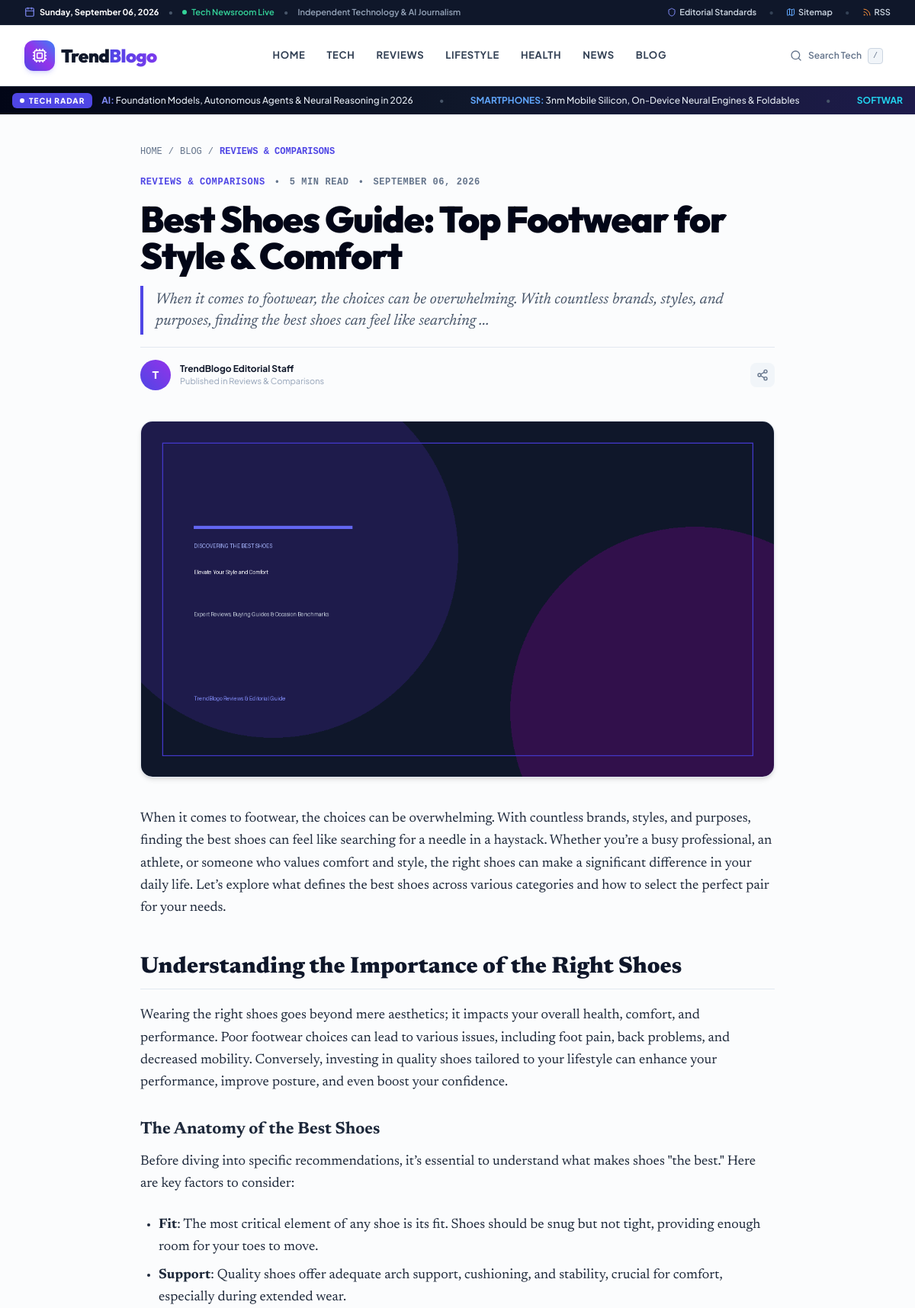
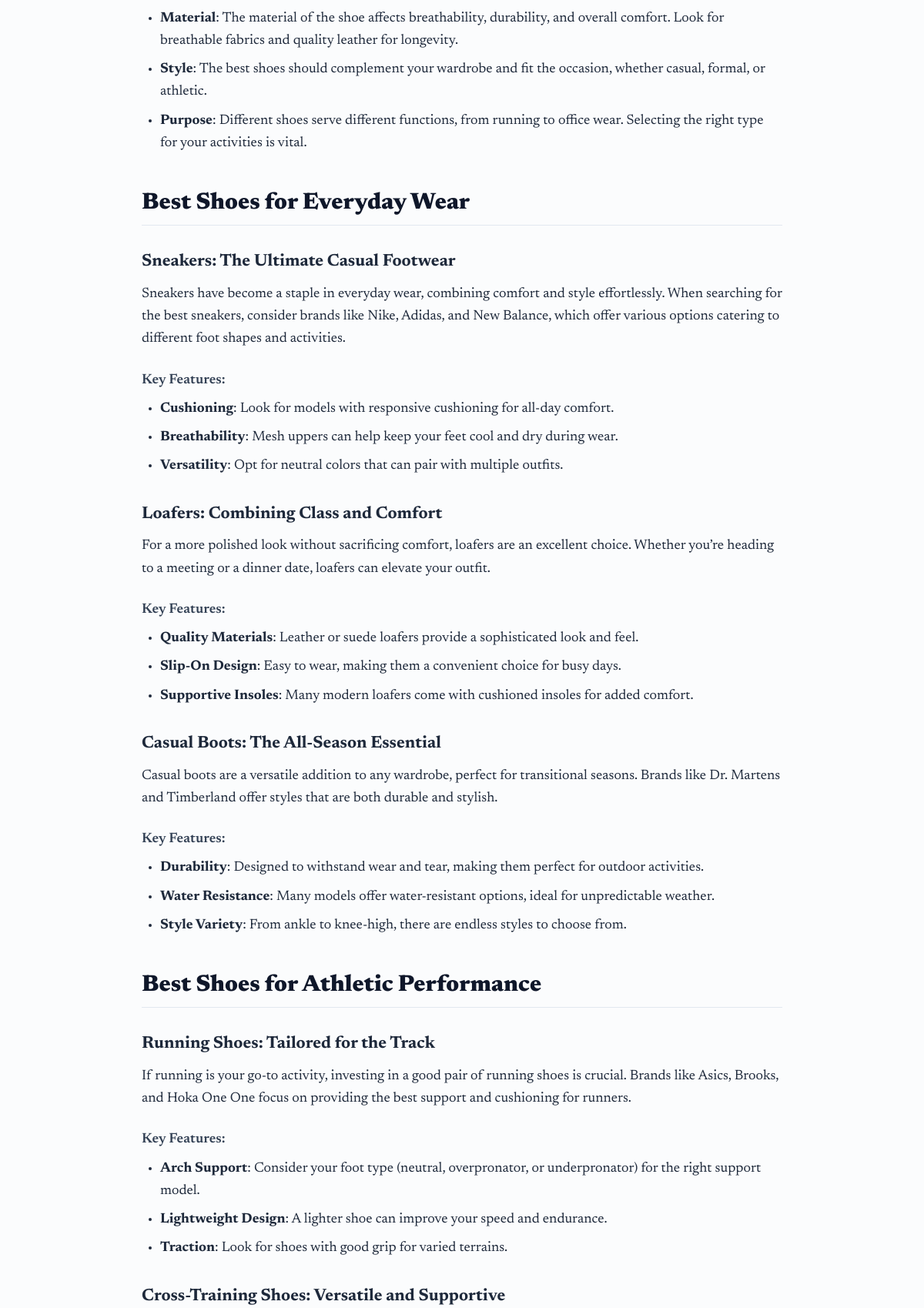
The app's page /blog/best-shoes (upper part) with its own data (2 pictures, top to bottom).
### app/models/article.py (models this page shows)
class Category(Base):
    __tablename__ = "categories"
    id = Column(Integer, primary_key=True, index=True)
    name = Column(String(100), unique=True, nullable=False)
    slug = Column(String(100), unique=True, index=True, nullable=False)
    description = Column(Text, nullable=True)
    color = Column(String(30), default="#4F46E5")
    icon = Column(String(50), default="folder")
    created_at = Column(DateTime, default=datetime.utcnow)
    articles = relationship("Article", back_populates="category")

class Article(Base):
    __tablename__ = "articles"
    id = Column(Integer, primary_key=True, index=True)
    title = Column(String(255), nullable=False)
    slug = Column(String(255), unique=True, index=True, nullable=False)
    primary_keyword = Column(String(150), index=True, nullable=False)
    secondary_keywords = Column(Text, nullable=True)
    search_intent = Column(String(50), default="informational")
    template_type = Column(String(50), default="ultimate_guide")
    summary = Column(Text, nullable=True)
    content = Column(Text, nullable=False)  # Markdown format
    html_content = Column(Text, nullable=True)  # Rendered HTML
    featured_image = Column(String(255), nullable=False)
    featured_image_alt = Column(String(255), nullable=False)
    featured_image_caption = Column(String(255), nullable=True)
    image_1_url = Column(String(255), nullable=True)
    image_1_alt = Column(String(255), nullable=True)
    image_1_caption = Column(String(255), nullable=True)
    image_2_url = Column(String(255), nullable=True)
    image_2_alt = Column(String(255), nullable=True)
    image_2_caption = Column(String(255), nullable=True)
    image_3_url = Column(String(255), nullable=True)
    image_3_alt = Column(String(255), nullable=True)
    image_3_caption = Column(String(255), nullable=True)
    category_id = Column(Integer, ForeignKey("categories.id", ondelete="SET NULL"), nullable=True)
    author_name = Column(String(100), default="Editorial Team")
    author_slug = Column(String(100), default="editorial-team", index=True)
    status = Column(String(30), default="published", index=True)  # draft, published, scheduled
    scheduled_at = Column(DateTime, nullable=True)
    published_at = Column(DateTime, default=datetime.utcnow, index=True)
    created_at = Column(DateTime, default=datetime.utcnow)
    updated_at = Column(DateTime, default=datetime.utcnow, onupdate=datetime.utcnow)
    word_count = Column(Integer, default=0)
    reading_time = Column(Integer, default=5)  # minutes
    view_count = Column(Integer, default=0)
    seo_title = Column(String(150), nullable=True)
    meta_description = Column(String(320), nullable=True)
    canonical_url = Column(String(255), nullable=True)
    og_title = Column(String(150), nullable=True)
    og_description = Column(String(320), nullable=True)
    schema_json = Column(Text, nullable=True)
    quality_score = Column(Float, default=95.0)
    quality_report = Column(Text, nullable=True)  # JSON string
    category = relationship("Category", back_populates="articles")
    tags = relationship("ArticleTag", back_populates="article", cascade="all, delete-orphan")
    internal_links_out = relationship("InternalLink", foreign_keys="InternalLink.source_article_id", cascade="all, delete-orphan")
    external_links = relationship("ExternalLink", cascade="all, delete-orphan")

### app/routes/public.py (the view)
@router.get("/blog/{slug}", response_class=HTMLResponse)
def article_detail(slug: str, request: Request, db: Session = Depends(get_db)):
    article = db.query(Article).filter(Article.slug == slug).first()
    if not article:
        raise HTTPException(status_code=404, detail="Article not found")
    article.view_count = (article.view_count or 0) + 1
    db.commit()
    ctx = get_common_context(db, request)
    related_posts = LinkEngine.get_related_posts(db, article.id, article.category_id, limit=4)
    ctx.update({
        "article": article,
        "related_posts": related_posts,
        "title": article.seo_title or f"{article.title} | TrendBlogo",
        "meta_desc": article.meta_description or article.summary,
        "canonical_url": article.canonical_url,
        "og_image": article.featured_image,
        "schema_json": article.schema_json or SEOEngine.generate_schema_json(article)
    })
    return templates.TemplateResponse(request=request, name="blog/detail.html", context=ctx)

### app/templates/blog/detail.html (shortened to what this page needs)
{% extends "base.html" %}
{% block content %}
<article class="max-w-4xl mx-auto px-4 sm:px-6 lg:px-8 py-10">
  <nav class="flex items-center space-x-2 text-xs text-slate-500 font-mono uppercase mb-6" aria-label="Breadcrumb">
    <a href="/" class="hover:text-indigo-600 transition">Home</a>
    <span>/</span>
    <a href="/blog" class="hover:text-indigo-600 transition">Blog</a>
    <span>/</span>
    <a href="/category/{{ article.category.slug if article.category else 'reviews' }}" class="text-indigo-600 font-bold hover:underline">
      {{ article.category.name if article.category else "Reviews" }}
    </a>
  </nav>
  <header class="mb-10 space-y-4">
    <div class="flex items-center space-x-3 text-xs font-mono font-bold uppercase tracking-wider text-slate-500">
      <span class="text-indigo-600 font-extrabold">{{ article.category.name if article.category else "Reviews" }}</span>
      <span>•</span>
      <span>{{ article.reading_time }} min read</span>
      <span>•</span>
      <span>{{ article.published_at.strftime("%B %d, %Y") if article.published_at else "Recently" }}</span>
    </div>
    <h1 class="font-display text-3xl sm:text-5xl font-black text-slate-950 tracking-tight leading-[1.15]">
      {{ article.title }}
    </h1>
    <p class="font-editorial text-lg sm:text-xl text-slate-600 leading-relaxed italic border-l-4 border-indigo-600 pl-4 py-1">
      {{ article.summary }}
    </p>
    <div class="flex flex-wrap items-center justify-between gap-4 pt-4 border-t border-slate-200 text-xs">
      <div class="flex items-center space-x-3">
        <div class="w-10 h-10 rounded-full bg-gradient-to-tr from-indigo-600 to-purple-600 text-white font-display font-bold flex items-center justify-center text-sm shadow-xs">
          {{ (article.author_name or "T")[0] }}
        </div>
        <div>
          {% if article.author_slug %}
          <a href="/author/{{ article.author_slug }}" class="font-bold text-slate-900 hover:text-indigo-600 transition">
            {{ article.author_name or "TrendBlogo Editorial Staff" }}
          </a>
          {% else %}
          <span class="font-bold text-slate-900">{{ article.author_name or "TrendBlogo Editorial Staff" }}</span>
          {% endif %}
          <p class="text-[11px] text-slate-400">Published in {{ article.category.name if article.category else "Reviews" }}</p>
        </div>
      </div>
      <div class="flex items-center space-x-2">
        <button type="button" onclick="navigator.clipboard.writeText(window.location.href); alert('Article link copied to clipboard!');" class="p-2 text-slate-500 hover:text-slate-900 bg-slate-100 hover:bg-slate-200 rounded-lg transition" title="Copy Link">
          <i data-lucide="share-2" class="w-4 h-4"></i>
        </button>
      </div>
    </div>
  </header>
  {% if article.featured_image %}
  <figure class="mb-10">
    <div class="aspect-[16/9] w-full rounded-2xl overflow-hidden bg-slate-100 shadow-md border border-slate-200">
      <img src="{{ article.featured_image }}"
           alt="{{ article.featured_image_alt or article.title }}"
           class="w-full h-full object-cover"
           loading="eager"
           fetchpriority="high">
    </div>
  </figure>
  {% endif %}
  <div class="prose prose-trendblogo font-editorial text-lg leading-relaxed max-w-none text-slate-800">
    {{ article.html_content | safe }}
  </div>
</article>
{% endblock %}

### app/static/css/custom.css (style rules this page uses)
:root { --font-headline: 'Playfair Display', Georgia, Cambria, serif; --font-editorial: 'Newsreader', Georgia, serif; --font-heading: 'Plus Jakarta Sans', -apple-system, BlinkMacSystemFont, sans-serif; --font-body: 'Inter', -apple-system, BlinkMacSystemFont, sans-serif; --font-mono: 'JetBrains Mono', monospace; }
.font-editorial { font-family: var(--font-editorial); }
.prose-trendblogo { color: #334155; font-size: 1.125rem; line-height: 1.8; }
.prose-trendblogo p { margin-bottom: 1.5rem; }
.prose-trendblogo h2 { font-size: 1.875rem; font-weight: 800; color: #0F172A; margin-top: 2.75rem; margin-bottom: 1.25rem; line-height: 1.3; padding-bottom: 0.5rem; border-bottom: 1px solid #E2E8F0; }
.prose-trendblogo h3 { font-size: 1.375rem; font-weight: 700; color: #1E293B; margin-top: 2rem; margin-bottom: 0.75rem; line-height: 1.4; }
.prose-trendblogo h4 { font-size: 1.125rem; font-weight: 600; color: #334155; margin-top: 1.5rem; margin-bottom: 0.5rem; }
.prose-trendblogo ul, .prose-trendblogo ol { margin-bottom: 1.5rem; padding-left: 1.5rem; }
.prose-trendblogo ul { list-style-type: disc; }
.prose-trendblogo li { margin-bottom: 0.5rem; }

### records on screen
Category: category "REVIEWS & COMPARISONS", category "Reviews & Comparisons"
Article: reading_time "5", published_at "SEPTEMBER 06, 2026", title "Best Shoes Guide: Top Footwear for Style & Comfort", summary "When it comes to footwear, the choices can be overwhelming. With countless brands, styles, and purposes, finding the best shoes can feel like searching ...", author_name "T", author_name "TrendBlogo Editorial Staff", featured_image (picture), html_content "When it comes to footwear, the choices can be overwhelming. With countless brands, styles, and purposes, finding the best shoes can feel like searching for a needle in a haystack. Whether you’re a busy professional, an athlete, or someone who values comfort and style, the right shoes can make a significant difference in your daily life. Let’s explore what defines the best shoes across various categories and how to select the perfect pair for your needs. Understanding the Importance of the Right Shoes Wearing the right shoes goes beyond mere aesthetics; it impacts your overall health, comfort, and performance. Poor footwear choices can lead to various issues, including foot pain, back…"

### other values on screen
{{ current_date_str or "Sunday, September 6, 2026" }} "Sunday, September 06, 2026"
